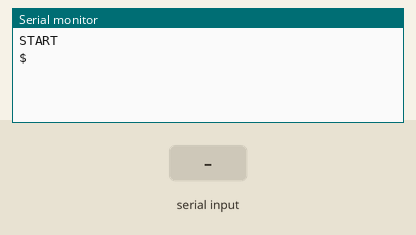
The sketch below on a simulated ESP8266 (NodeMCU). On the bench: the last lines printed to the serial monitor. The inputs (shaded band) are chosen by the test bench.

Above: at 1.2 s.
1.3 s: "1\n" received over the second serial link
At 1.7 s:
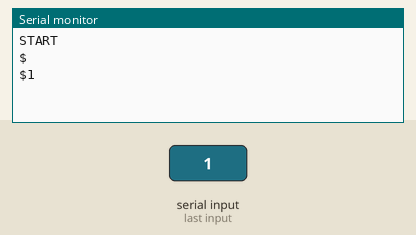
2.8 s: "0\n" received over the second serial link
At 4.0 s:
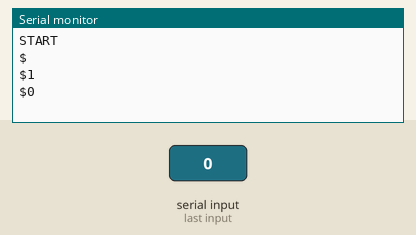
4.3 s: "2\n" received over the second serial link
At 5.1 s:
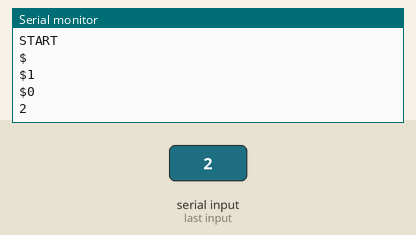

The sketch:

GPSTest.ino
```cpp
// the setup function runs once when you press reset or power the board
#include <ESP8266WiFi.h>
#include <TinyGPS++.h>                                 // Tiny GPS Library
#include <SoftwareSerial.h>                             // Software Serial Library so we can use other Pins for communication with the GPS module

static const int RXPin = 4, TXPin = 5;                // Ublox 6m GPS module to pins 12 and 13
static const uint32_t GPSBaud = 9600;                   // Ublox GPS default Baud Rate is 9600

//Some variable
int TRACCAR_DEV_ID = ESP.getChipId();
SoftwareSerial ss(RXPin, TXPin);                        // The serial connection to the GPS device
TinyGPSPlus  gps;                                        // Create an Instance of the TinyGPS++ object called gps

unsigned long lastmillis;
uint8_t GPS_GNSS_stop_msg1[] = {0xB5, 0x62, 0x06, 0x57, 0x08, 0x00, 0x01, 0x00, 0x00, 0x00, 0x50, 0x4F, 0x54, 0x53, 0xAC, 0x85}; //GNSS stop
uint8_t GPS_GNSS_stop_msg2[] = {0xB5, 0x62, 0x06, 0x57, 0x00, 0x00, 0x5D, 0x1D}; //GNSS stop

//B5 62 06 57 08 00 01 00 00 00 50 4F 54 53 AC 85
uint8_t GPS_GNSS_stop[] = {0xB5, 0x62, 0x06, 0x57, 0x08, 0x01, 0x00, 0x53, 0x54, 0x4F, 0x50, 0x00, 0x00}; //GNSS stop


 boolean bFlag=false;
int GPS_POWER=3;
void setup() {
  Serial.begin(9600);
   ss.begin(GPSBaud);                                    // Set Software Serial Comm Speed to 9600
pinMode(GPS_POWER, OUTPUT);
digitalWrite(GPS_POWER, LOW);


    Serial.println("START");

//Enter system state
//0x52554E20: GNSS running
//0x53544F50: GNSS stopped
//0x42434B50: Software Backup. USB
//interface will be disabled, other wakeup
//source is needed.


    //uint8_t GPSoff[] = {0xB5, 0x62, 0x06, 0x57, 0x01, 0x00, 0x42, 0x43, 0x4B, 0x50, 0x00, 0x00}; //Software Backup
    //uint8_t GPS_GNSS_Run[] = {0xB5, 0x62, 0x06, 0x57, 0x01, 0x00, 0x52, 0x55, 0x4E, 0x20, 0x00, 0x00}; //GNSS running
//B5 62 06 57 08 00 01 00 00 00 50 4F 54 53 AC 85

//0xB5 0x62 0x06 0x08
// measRate   0x88, 0x13 per 5000ms
// navRate
//timeRef
// uint8_t GPS_rate[] = {0xB5, 0x62, 0x06, 0x08, 0x88, 0x13, 0x00, 0x20, 0x00, 0x20, 0x00, 0x00}; //GNSS stopped

byte CK_A, CK_B;
// Calculate checksum
      for(int i=0; i<sizeof(GPS_GNSS_stop); i++){
        CK_A = CK_A + GPS_GNSS_stop[i];
        CK_B = CK_B + CK_A;
       // Uncomment next two lines to see steps in checksum calculation
    //    Serial.println("CK_A= " + String(CK_A));
       // Serial.println("CK_B= " + String(CK_B));
     }
GPS_GNSS_stop[sizeof(GPS_GNSS_stop)-2]=CK_A;
GPS_GNSS_stop[sizeof(GPS_GNSS_stop)-1]=CK_B;

// //Calculate checksum
//      for(int i=0; i<sizeof(GPS_rate)/sizeof(uint8_t); i++){
//        CK_A = CK_A + GPS_rate[i];
//        CK_B = CK_B + CK_A;
//        //Uncomment next two lines to see steps in checksum calculation
//        //Serial.println("CK_A= " + String(CK_A));
//        //Serial.println("CK_B= " + String(CK_B));
//      }
//GPS_rate[10]=CK_A;
//GPS_rate[11]=CK_B;


//sendUBX(GPS_GNSS_stop_msg1, sizeof(GPS_GNSS_stop_msg1)/sizeof(uint8_t));
 //delay(50);
//sendUBX(GPS_GNSS_stop_msg2, sizeof(GPS_GNSS_stop_msg2)/sizeof(uint8_t));

lastmillis=millis();
}


// the loop function runs over and over again forever
void loop() {

    String read = ss.readStringUntil('\n');
     Serial.println(read);


if(millis()-lastmillis >5000 && bFlag==false){
  Serial.println("STOPPING GPS");
  //sendUBX(GPS_GNSS_stop_msg1, sizeof(GPS_GNSS_stop_msg1));
 // sendUBX(GPS_GNSS_stop, sizeof(GPS_GNSS_stop));
  digitalWrite(GPS_POWER, HIGH);

//delay(200);
  //sendUBX(GPS_GNSS_stop_msg2, sizeof(GPS_GNSS_stop_msg2));
  bFlag=true;

}


}

// Send a byte array of UBX protocol to the GPS
void sendUBX(uint8_t *MSG, uint8_t len) {
  for(int i=0; i<len; i++) {
    ss.write(MSG[i]);
    Serial.print(MSG[i]);
    Serial.print(" ");
  }
  //Serial.println();
}
```

Measured:
- after the input at 1.3 s, the serial monitor: prints a new line at once (image 1)
- after the input at 2.8 s, the serial monitor: prints a new line at once (image 2)
- after the input at 4.3 s, the serial monitor: prints a new line at once (image 3)
